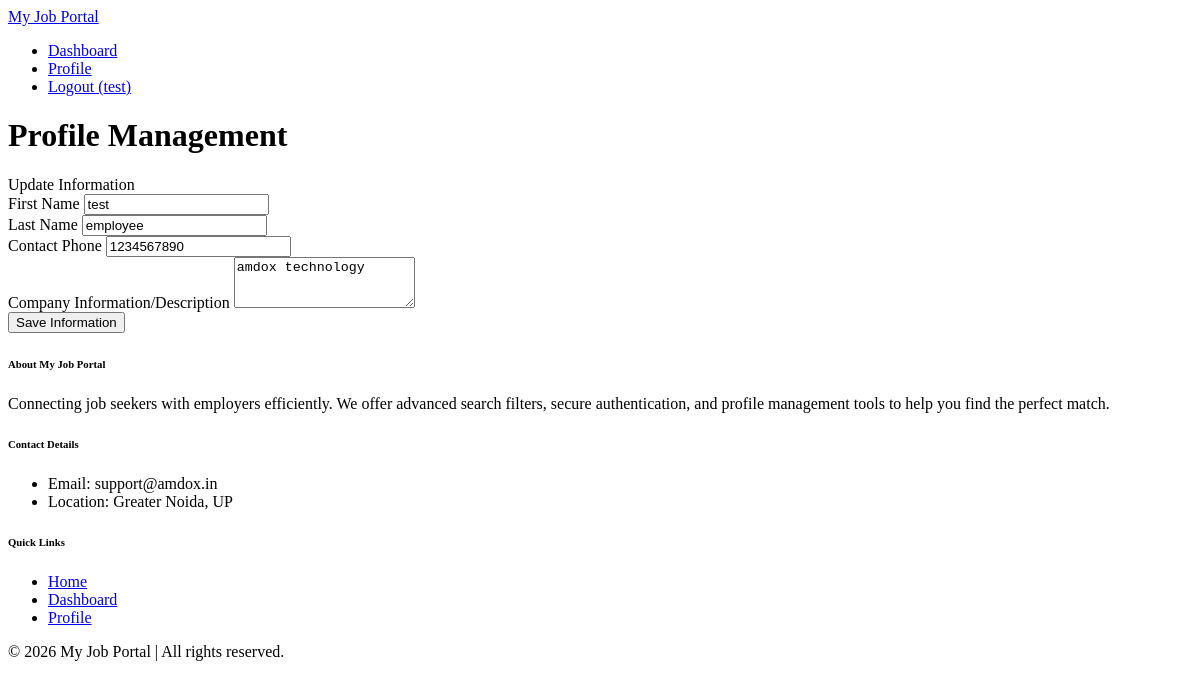
The app's page /profile (signed in) with its own data.
### jobportal.py (models this page shows, shortened)
class User(UserMixin, db.Model):
    id = db.Column(db.Integer, primary_key=True)
    username = db.Column(db.String(80), unique=True, nullable=False)
    email = db.Column(db.String(120), unique=True, nullable=False)
    password_hash = db.Column(db.String(128))
    role = db.Column(db.String(20), default='job_seeker')
    resume_filename = db.Column(db.String(255))
    first_name = db.Column(db.String(50))
    last_name = db.Column(db.String(50))
    contact_phone = db.Column(db.String(20))
    company_info = db.Column(db.Text)
    applications = db.relationship('Application', backref='applicant', lazy='dynamic')
    jobs_posted = db.relationship('Job', backref='employer', lazy='dynamic')
    def is_employer(self):
        return self.role == 'employer'
    def is_job_seeker(self):
        return self.role == 'job_seeker'

### jobportal.py (the view, shortened to what this page needs)
@app.route('/profile', methods=['GET', 'POST'])
@login_required
def profile():
    return render_template('profile.html', user=current_user)

### jobportal.py (called while the page is built)
@login_manager.user_loader
def load_user(user_id):
    return User.query.get(int(user_id))

### templates/profile.html (shortened to what this page needs)
{% extends 'base.html' %}
{% block content %}
    <h1>Profile Management</h1>
    <div class="card mb-4">
        <div class="card-header">
            Update Information
        </div>
        <div class="card-body">
            <form method="POST" action="{{ url_for('profile') }}">
                <div class="row mb-3">
                    <div class="col-md-6">
                        <label for="first_name" class="form-label">First Name</label>
                        <input type="text" id="first_name" name="first_name" class="form-control" value="{{ user.first_name or '' }}">
                    </div>
                    <div class="col-md-6">
                        <label for="last_name" class="form-label">Last Name</label>
                        <input type="text" id="last_name" name="last_name" class="form-control" value="{{ user.last_name or '' }}">
                    </div>
                </div>
                <div class="row mb-3">
                    <div class="col-md-6">
                        <label for="contact_phone" class="form-label">Contact Phone</label>
                        <input type="text" id="contact_phone" name="contact_phone" class="form-control" value="{{ user.contact_phone or '' }}">
                    </div>
                </div>
                {% if user.is_employer() %}
                <div class="mb-3">
                    <label for="company_info" class="form-label">Company Information/Description</label>
                    <textarea id="company_info" name="company_info" rows="3" class="form-control">{{ user.company_info or '' }}</textarea>
                </div>
                {% endif %}
                <button type="submit" class="btn btn-primary">Save Information</button>
            </form>
        </div>
    </div>
{% endblock %}

### templates/base.html (shortened to what this page needs)
<!DOCTYPE html>
<html lang="en">
<head>
    <link href="cdn.jsdelivr.net" rel="stylesheet">
    <link rel="stylesheet" href="{{ url_for('static', filename='style.css') }}">
    <link rel="stylesheet" href="cdn.jsdelivr.net">
</head>
<body>
    <nav class="navbar navbar-expand-lg navbar-dark bg-primary">
        <div class="container">
            <a class="navbar-brand" href="{{ url_for('home') }}">My Job Portal</a>
            <div class="collapse navbar-collapse">
                <ul class="navbar-nav ms-auto">
                    {% if current_user.is_authenticated %}
                        <li class="nav-item">
                            <a class="nav-link" href="{{ url_for('dashboard') }}">Dashboard</a>
                        </li>
                        <li class="nav-item">
                            <a class="nav-link" href="{{ url_for('profile') }}">Profile</a>
                        </li>
                        <li class="nav-item">
                            <a class="nav-link" href="{{ url_for('logout') }}">Logout ({{ current_user.username }})</a>
                        </li>
                    {% endif %}
                </ul>
            </div>
        </div>
    </nav>
    <div class="container mt-4">
        {% block content %}{% endblock %}
    </div>
    <footer class="site-footer">
        <div class="container">
            <div class="row">
                <div class="col-sm-12 col-md-6">
                    <h6>About My Job Portal</h6>
                    <p class="text-justify">Connecting job seekers with employers efficiently. We offer advanced search filters, secure authentication, and profile management tools to help you find the perfect match.</p>
                </div>
                <div class="col-xs-6 col-md-3">
                    <h6>Contact Details</h6>
                    <ul class="list-unstyled">
                        <li>Email: support@amdox.in</li>
                        <li>Location: Greater Noida, UP</li>
                    </ul>
                </div>
                <div class="col-xs-6 col-md-3">
                    <h6>Quick Links</h6>
                    <ul class="list-unstyled">
                        <li><a href="{{ url_for('home') }}">Home</a></li>
                        {% if current_user.is_authenticated %}
                        <li><a href="{{ url_for('dashboard') }}">Dashboard</a></li>
                        <li><a href="{{ url_for('profile') }}">Profile</a></li>
                        {% endif %}
                    </ul>
                </div>
            </div>
            <div class="footer-bottom text-center">
                <p class="text-muted">© 2026 My Job Portal | All rights reserved.</p>
            </div>
        </div>
    </footer>
</body>
</html>

### records on screen
User: username "test", first_name "test", last_name "employee", contact_phone "1234567890", company_info "amdox technology"
